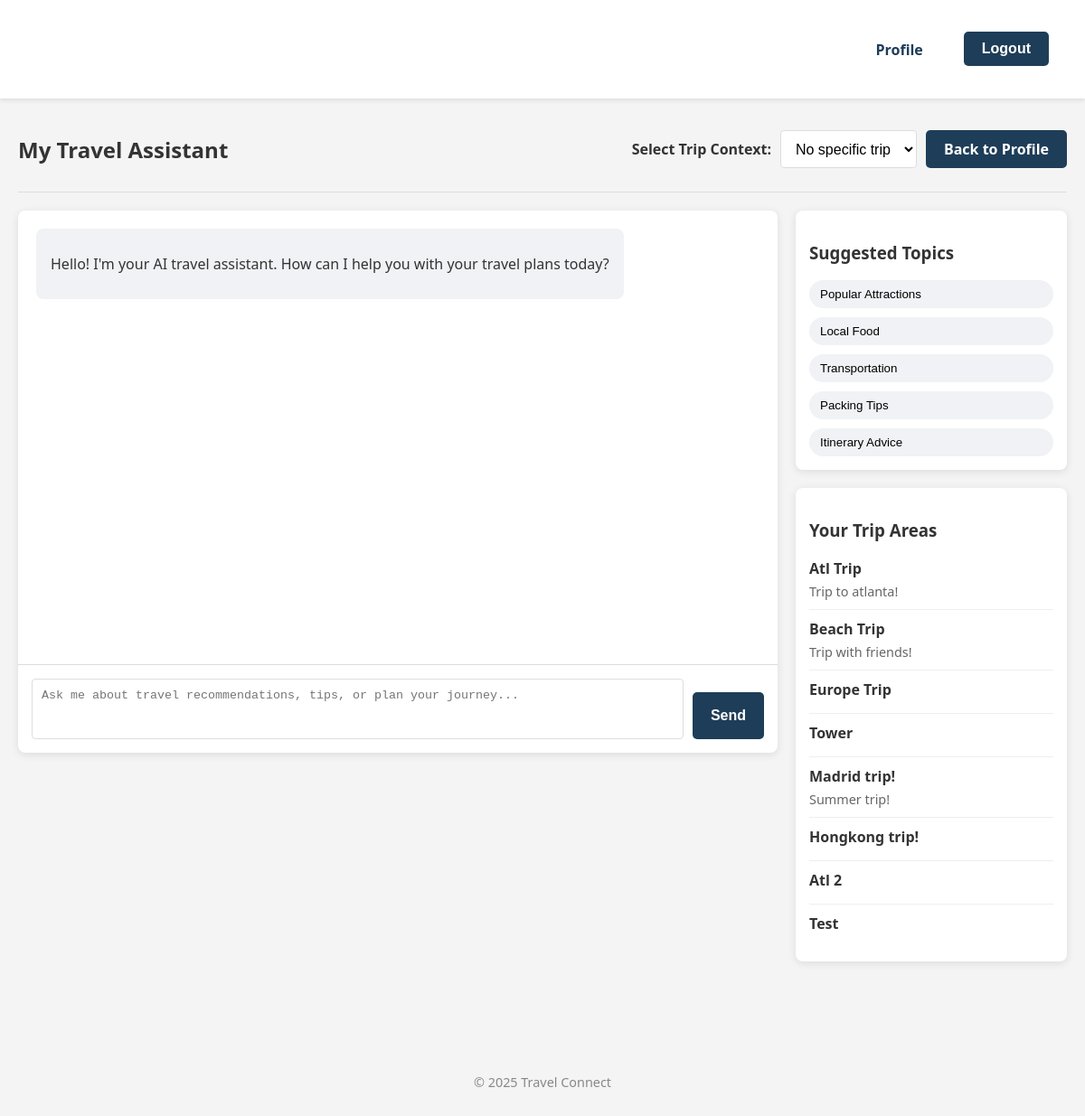
The app's page /assistant/ (signed in), older data.
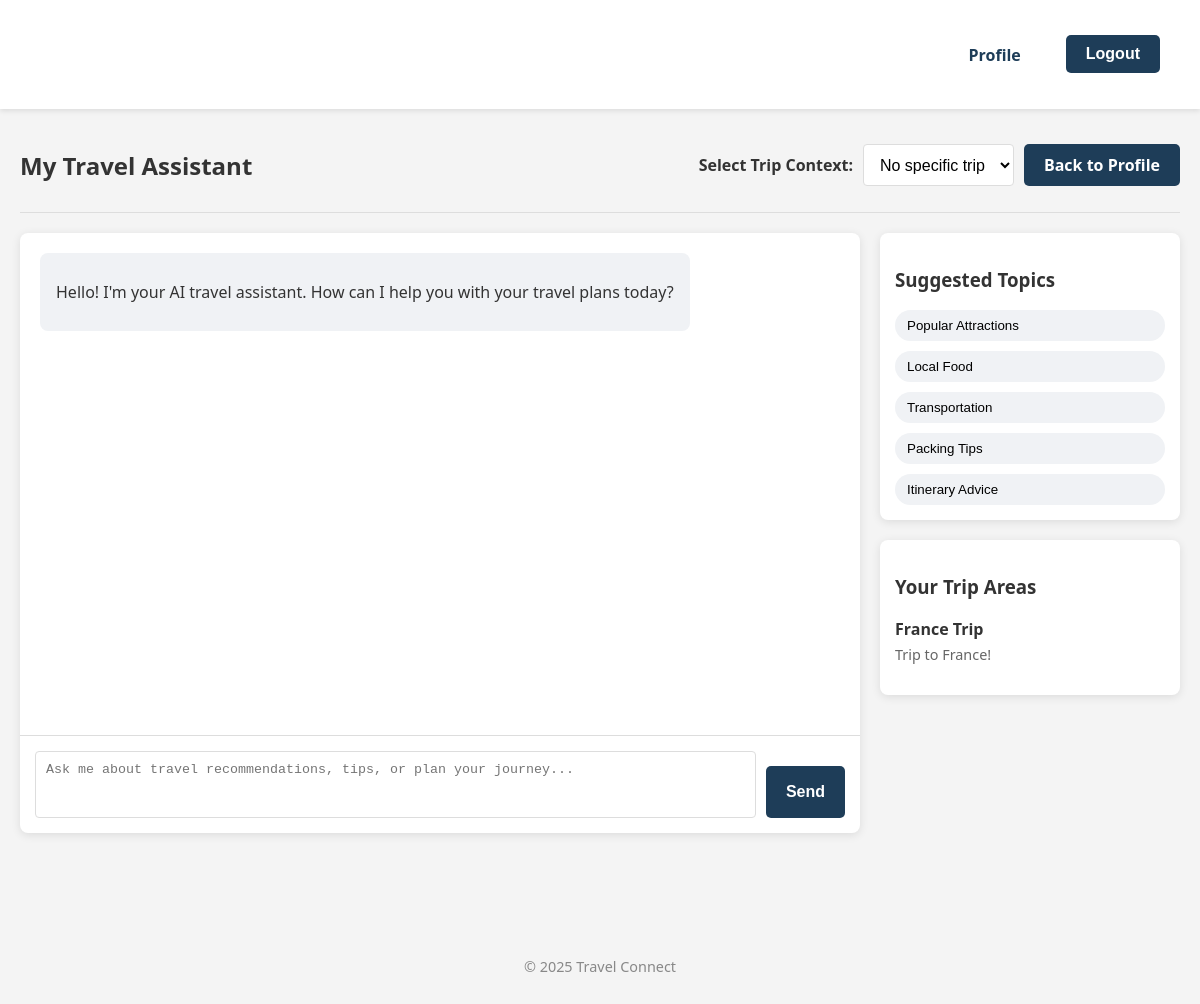
The same page, newer data.
### pages/models.py (models this page shows, shortened)
class TripArea(models.Model):
    user = models.ForeignKey(User, on_delete=models.CASCADE, related_name='trip_areas')
    name = models.CharField(max_length=100)
    description = models.TextField(blank=True)
    latitude = models.FloatField()
    longitude = models.FloatField()
    radius = models.FloatField()  # in kilometers
    created_at = models.DateTimeField(auto_now_add=True)
    assigned_guide = models.ForeignKey(
        User,
        on_delete=models.SET_NULL,
        null=True,
        blank=True,
        related_name='guided_trips'
    )

### pages/views.py (the view)
# urls.py: path('assistant/', views.assistant, name='assistant'),
@login_required
def assistant(request):
    trip_areas = TripArea.objects.filter(user=request.user)
    context = {
        'trip_areas': trip_areas,
        'selected_trip_area': None,
    }
    return render(request, 'pages/assistant.html', context)

### pages/models.py (called while the page is built)
    def is_guide(self):
        return self.role == 'guide'

    def is_admin(self):
        return self.role == 'admin'

### pages/templates/pages/assistant.html (shortened to what this page needs)
{% extends 'pages/base.html' %}
{% block content %}
<div class="assistant-container">
    <div class="assistant-header">
        <h2>My Travel Assistant</h2>
        <div class="trip-area-selector">
            <label for="trip-area">Select Trip Context:</label>
            <select id="trip-area">
                <option value="">No specific trip</option>
            </select>
            <a href="{% url 'profile' %}" class="btn">Back to Profile</a>
        </div>
    </div>
    <div class="assistant-content">
        <div class="chat-container">
            <div id="chat-messages" class="chat-messages">
                <div class="message assistant-message">
                    <div class="message-content">
                        <p>Hello! I'm your AI travel assistant. How can I help you with your travel plans today?</p>
                    </div>
                </div>
            </div>
            <div class="chat-input-container">
                <textarea id="user-input" placeholder="Ask me about travel recommendations, tips, or plan your journey..." rows="3"></textarea>
                <button id="send-message" class="btn">Send</button>
            </div>
        </div>
        <div class="assistant-sidebar">
            <div class="suggested-topics">
                <h3>Suggested Topics</h3>
                <div class="topic-buttons">
                    <button class="topic-btn" data-topic="What are some popular attractions in this area?">Popular Attractions</button>
                    <button class="topic-btn" data-topic="Can you recommend local restaurants near my trip area?">Local Food</button>
                    <button class="topic-btn" data-topic="What's the best transportation option for my trip?">Transportation</button>
                    <button class="topic-btn" data-topic="What should I pack for this trip?">Packing Tips</button>
                    <button class="topic-btn" data-topic="How can I optimize my itinerary?">Itinerary Advice</button>
                </div>
            </div>
            {% if trip_areas %}
            <div class="trip-areas-info">
                <h3>Your Trip Areas</h3>
                <ul>
                    {% for area in trip_areas %}
                    <li>
                        <h4>{{ area.name }}</h4>
                        <p>{{ area.description|truncatechars:60 }}</p>
                    </li>
                    {% endfor %}
                </ul>
            </div>
            {% endif %}
        </div>
    </div>
</div>
{% endblock %}

Row changes from the older to the newer data that the page shows:
removed TripArea: name "Beach Trip", description "Trip with friends!"
removed TripArea: name "Europe Trip"
removed TripArea: name "Tower"
removed TripArea: name "Madrid trip!", description "Summer trip!"
removed TripArea: name "Hongkong trip!"
removed TripArea: name "Atl 2"
removed TripArea: name "Test"
changed TripArea: name "Atl Trip" → "France Trip"; description "Trip to atlanta!" → "Trip to France!"
